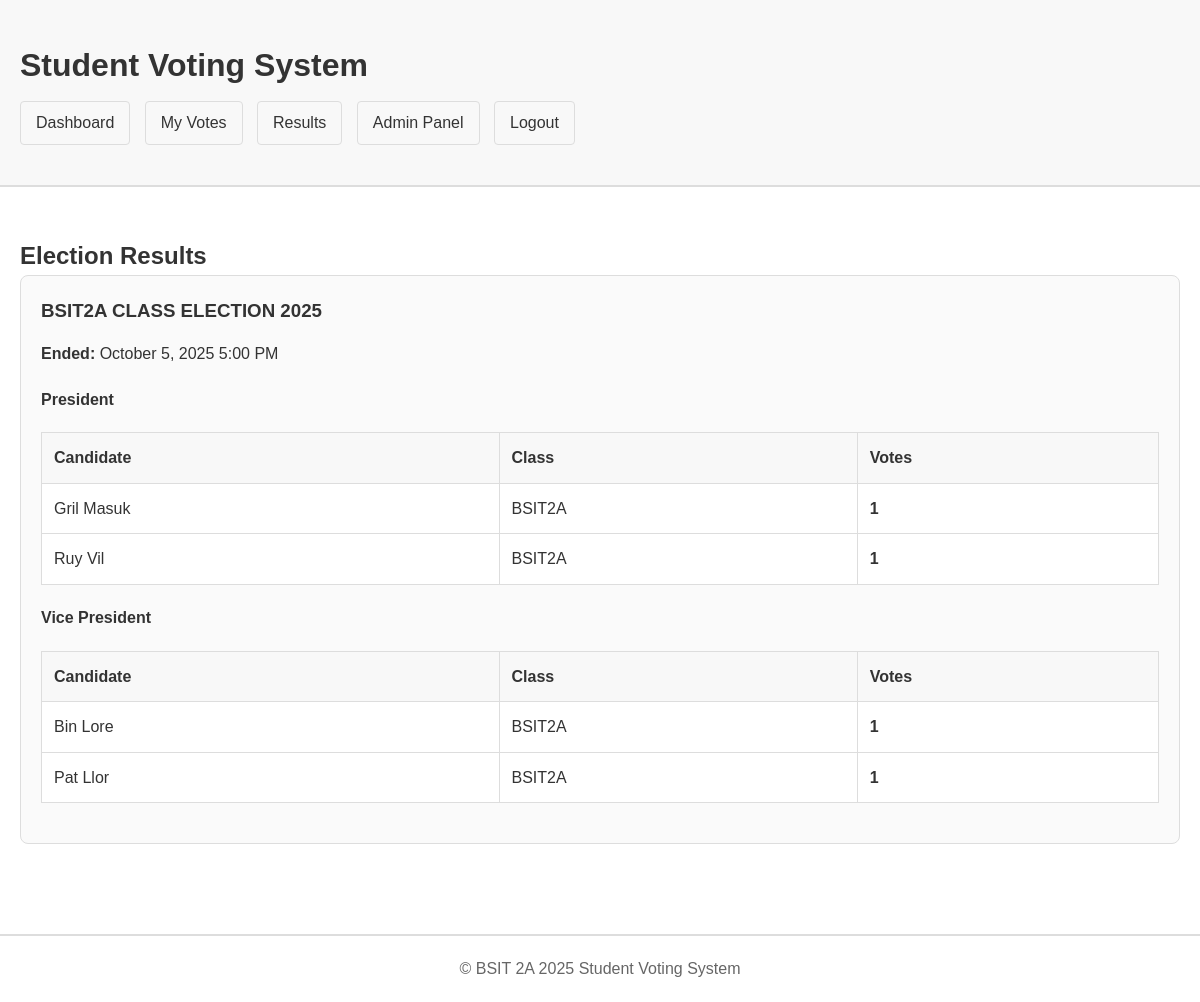
Screenshot of /results.php (signed in) with the database file from the repository.
### tables this page shows
CREATE TABLE elections (
    election_id INT AUTO_INCREMENT PRIMARY KEY,
    title VARCHAR(200) NOT NULL,
    description TEXT,
    start_date DATETIME NOT NULL,
    end_date DATETIME NOT NULL,
    status ENUM('upcoming', 'active', 'completed', 'cancelled') DEFAULT 'upcoming',
    created_by VARCHAR(20) NOT NULL,
    created_at TIMESTAMP DEFAULT CURRENT_TIMESTAMP,
    updated_at TIMESTAMP DEFAULT CURRENT_TIMESTAMP ON UPDATE CURRENT_TIMESTAMP,
    FOREIGN KEY (created_by) REFERENCES users(user_id),
    INDEX idx_dates (start_date, end_date),
    INDEX idx_status (status)
);

### config.php (called while the page is built, shortened)
<?php
function isAdmin() {
    return isset($_SESSION['role']) && $_SESSION['role'] === 'admin';
}
?>

### results.php (the view, shortened to what this page needs)
<?php
require_once 'config.php';
$conn = getDBConnection();
$elections_query = "SELECT * FROM elections WHERE status = 'completed' ORDER BY end_date DESC";
$elections_result = $conn->query($elections_query);
?>
<!DOCTYPE html>
<html lang="en">
<head>
    <link rel="stylesheet" href="style.css">
</head>
<body>
    <header>
        <div class="container">
            <h1>Student Voting System</h1>
            <nav>
                <a href="index.php">Dashboard</a>
                <a href="my_votes.php">My Votes</a>
                <a href="results.php">Results</a>
                <?php if (isAdmin()): ?>
                    <a href="admin_dashboard.php">Admin Panel</a>
                <?php endif; ?>
                <a href="logout.php">Logout</a>
            </nav>
        </div>
    </header>
    <div class="container">
        <h2>Election Results</h2>
        <?php if ($elections_result->num_rows > 0): ?>
            <?php while ($election = $elections_result->fetch_assoc()): ?>
                <div class="card">
                    <h3><?php echo htmlspecialchars($election['title']); ?></h3>
                    <p><strong>Ended:</strong> <?php echo date('F j, Y g:i A', strtotime($election['end_date'])); ?></p>
                    <?php
                    $results_query = "SELECT * FROM election_results WHERE election_id = ? ORDER BY position_id, total_votes DESC";
                    $results_stmt = $conn->prepare($results_query);
                    $results_stmt->bind_param("i", $election['election_id']);
                    $results_stmt->execute();
                    $results = $results_stmt->get_result();
                    $current_position = null;
                    ?>
                    <?php while ($result = $results->fetch_assoc()): ?>
                        <?php if ($current_position != $result['position_id']): ?>
                            <?php if ($current_position !== null): ?>
                                </table>
                            <?php endif; ?>
                            <h4 class="mt-20"><?php echo htmlspecialchars($result['position_title']); ?></h4>
                            <table>
                                <thead>
                                    <tr>
                                        <th>Candidate</th>
                                        <th>Class</th>
                                        <th>Votes</th>
                                    </tr>
                                </thead>
                                <tbody>
                            <?php $current_position = $result['position_id']; ?>
                        <?php endif; ?>
                        <tr>
                            <td><?php echo htmlspecialchars($result['candidate_name']); ?></td>
                            <td><?php echo htmlspecialchars($result['candidate_class']); ?></td>
                            <td><strong><?php echo $result['total_votes']; ?></strong></td>
                        </tr>
                    <?php endwhile; ?>
                    <?php if ($current_position !== null): ?>
                        </tbody>
                        </table>
                    <?php endif; ?>
                </div>
            <?php endwhile; ?>
        <?php else: ?>
            <div class="card">
                <p>No completed elections yet.</p>
            </div>
        <?php endif; ?>
    </div>
    <footer>
        <p>&copy; BSIT 2A 2025 Student Voting System</p>
    </footer>
</body>
</html>

### style.css (style rules this page uses)
* { margin: 0; padding: 0; box-sizing: border-box; }
body { font-family: Arial, sans-serif; background-color: #ffffff; color: #333; line-height: 1.6; }
.container { max-width: 1200px; margin: 0 auto; padding: 20px; }
header { background-color: #f8f8f8; border-bottom: 2px solid #ddd; padding: 20px 0; margin-bottom: 30px; }
header h1 { color: #333; }
nav { margin-top: 10px; }
nav a { color: #333; text-decoration: none; padding: 8px 15px; margin-right: 10px; border: 1px solid #ddd; border-radius: 4px; display: inline-block; }
table { width: 100%; border-collapse: collapse; margin: 20px 0; background-color: #fff; }
th, td { padding: 12px; text-align: left; border: 1px solid #ddd; }
th { background-color: #f8f8f8; font-weight: bold; }
.card { border: 1px solid #ddd; border-radius: 8px; padding: 20px; margin-bottom: 20px; background-color: #fafafa; }
.card h3 { margin-bottom: 15px; color: #333; }
footer { margin-top: 50px; padding: 20px 0; border-top: 2px solid #ddd; text-align: center; color: #666; }
.mt-20 { margin-top: 20px; }

### rows the page displays
elections: title "BSIT2A CLASS ELECTION 2025", end_date "October 5, 2025 5:00 PM", position_title "President", candidate_name "Gril Masuk", candidate_class "BSIT2A", total_votes "1", candidate_name "Ruy Vil", position_title "Vice President", candidate_name "Bin Lore", candidate_name "Pat Llor"
